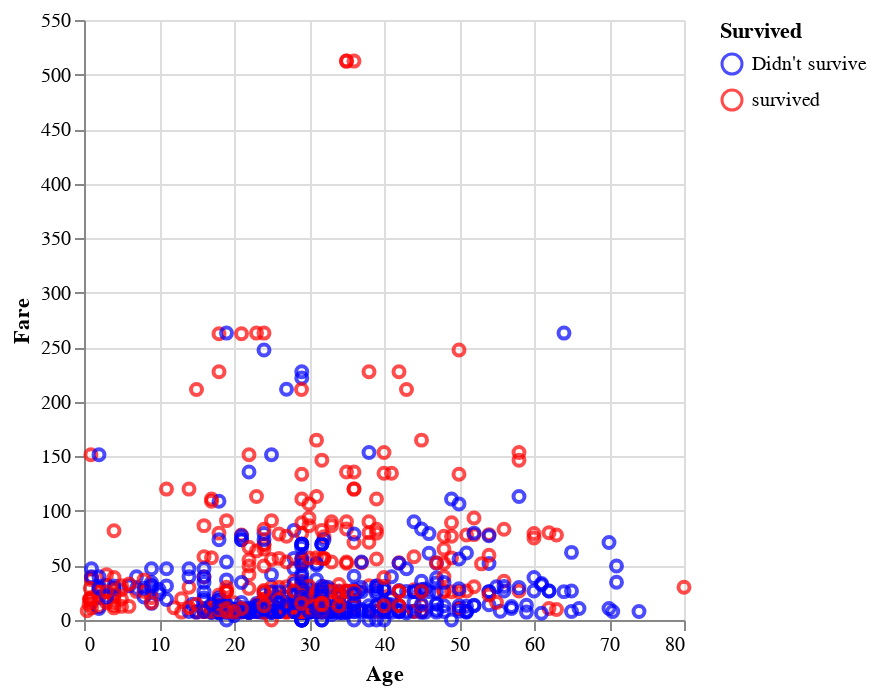

Notebook code for this chart:
### Code cell
alt.renderers.enable("html")


class Graph:
    def __init__(
        self, data: pd.DataFrame, map_values: Optional[Dict[str, Dict[str, Any]]] = None
    ) -> None:
        data = data.copy()

        if map_values:
            for key, value in map_values.items():
                data[key] = data[key].map(lambda col: value[col])

        self.__data = data

    def setting_colors(
        self, x: str, color: List[str] | str
    ) -> Tuple[pd.DataFrame, alt.Color]:

        # Color map.
        if isinstance(color, list):
            alt_color = (
                alt.Color(x).scale(range=color, reverse=True).legend(orient="right")
            )
        else:
            alt_color = (
                alt.Color(x).scale(scheme=color, reverse=True).legend(orient="right")
            )
        return alt_color

    def col_bar_char(
        self,
        x_column: str,
        group_by: str,
        color: List | str = "paired",
        width: int = 200,
        height: int = 200,
        title: Optional[str] = None,
        subtitle: Optional[str] = None,
        x_title: str | None = None,
        y_title: str | None = None,
    ):
        alt_color = self.setting_colors(x_column, color=color)

        data = self.__data

        x_title = x_title.title() if x_title else x_column.title()
        y_title = y_title.title() if y_title else "Number of Passengers"

        source = data.groupby(group_by)[x_column].value_counts().reset_index()

        grouped_bars = (
            alt.Chart(source)
            .mark_bar(cornerRadius=10)
            .encode(
                x=alt.X(x_column, title=x_title),
                y=alt.Y("count:Q", title=y_title),
                color=alt_color,
                column=group_by,
            )
            .encode(
                tooltip=[
                    alt.Tooltip(x_column, title=x_title),
                    alt.Tooltip("count", title=y_title),
                ],
            )
            .properties(
                width=width,
                height=height,
                title=alt.Title(
                    title if title else "",
                    fontSize=18,
                    subtitle=subtitle if subtitle else "",
                    subtitleFontSize=12,
                    # dy=-10,
                ),
            )
        )

        return grouped_bars

    def bar_chart(
        self,
        x_column: str,
        color: List | str = "paired",
        width: int = 200,
        height: int = 200,
        title: Optional[str] = None,
        subtitle: Optional[str] = None,
        x_title: str | None = None,
        y_title: str | None = None,
    ) -> alt.ChartDataType:  # Make copy then change column data to str

        alt_color = self.setting_colors(x_column, color=color)

        data = self.__data

        x_title = x_title.title() if x_title else x_column.title()
        y_title = y_title.title() if y_title else "Number of Passengers"

        # Return the alt chart
        bar_layer = (
            alt.Chart(data)
            .mark_bar(cornerRadius=10)
            .encode(
                x=alt.X(
                    x_column,
                    title=x_title,
                    axis=alt.Axis(grid=False, labelFontWeight="bold"),
                ),
                y=alt.Y(
                    "count()",
                    title=y_title,
                    axis=alt.Axis(grid=False, labelFontWeight="bold"),
                ),
                color=alt_color.legend(orient="right"),
                tooltip=[
                    alt.Tooltip(x_column, title=x_title),
                    alt.Tooltip("count()", title=y_title),
                ],
            )
            .properties(
                width=width,
                height=height,
                title=alt.Title(
                    title if title else "",
                    fontSize=18,
                    subtitle=subtitle if subtitle else "",
                    subtitleFontSize=12,
                    # dy=-10,
                ),
            )
        )

        text_layer = (
            alt.Chart(data)
            .mark_text(
                align="center",
                baseline="bottom",  # Align text to the bottom of its bounding box
                dy=-5,  # Adjust vertical position (negative for above the bar)
                fontSize=12,
                fontWeight="bold",
            )
            .encode(x=x_column, y="count()", text=alt.Text("count()"))
        )

        return bar_layer + text_layer  # .configure_view(

    def donut_chart(
        self,
        x: str,
        inner_radius: int = 50,
        color: List | str = "paired",
        width: int = 200,
        height: int = 200,
    ) -> alt.ChartDataType:

        data = self.__data

        value_counts = data[x].value_counts().reset_index()
        value_counts["count"] = (value_counts["count"] / data.shape[0]).round(3)

        donut_chart = (
            alt.Chart(value_counts)
            .mark_arc(innerRadius=inner_radius)
            .encode(
                theta="count",
                color=f"{x}:N",
                tooltip=[
                    alt.Tooltip(f"{x}".title()),
                    alt.Tooltip("count", title="Percentage"),
                ],
            )
            .properties(
                width=width,
                height=height,
            )
        )
        return donut_chart

    def scatter_chart(
        self,
        x: str,
        y: str,
        color_with: Optional[str] = None,
        width: int = 300,
        height: int = 300,
        title: Optional[str] = None,
        subtitle: Optional[str] = None,
        color: List[str] | str = "dark2",
    ):
        alt_color = None

        if color_with:
            alt_color = self.setting_colors(color_with, color=color)

        tooltips = (
            [alt.Tooltip(x), alt.Tooltip(y), alt.Tooltip(color_with)]
            if color_with
            else [alt.Tooltip(x), alt.Tooltip(y)]
        )

        encode_param = (
            dict(x="%s:Q" % x, y="%s:Q" % y, color=alt_color, tooltip=tooltips)
            if color_with
            else dict(x="%s:Q" % x, y="%s:Q" % y, tooltip=tooltips)
        )

        data = self.__data

        # Scatter Plot
        points = (
            alt.Chart(data)
            .mark_point()
            .encode(**encode_param)
            .properties(
                width=width,
                height=height,
                title=alt.Title(
                    title if title else "",
                    fontSize=18,
                    subtitle=subtitle if subtitle else "",
                    subtitleFontSize=12,
                ),
            )
        )

        points = points.configure_view(stroke=None)

        return points

    def concat(
        self,
        *args,
        use: Literal["vconcat", "hconcat"] = "vconcat",
        show_stroke: bool = False,
    ):
        if use == "vconcat":
            if show_stroke:
                return alt.vconcat(*args)
            return alt.vconcat(*args).configure_view(stroke=None)
        elif use == "hconcat":
            if show_stroke:
                return alt.hconcat(*args)
            return alt.hconcat(*args).configure_view(stroke=None)
        else:
            raise ValueError("Received invalid value `%s`" % use)


graph = Graph(
    visual_df,
    map_values={
        "Sex": {0: "Female (0)", 1: "Male (1)"},
        "Survived": {0: "Didn't survive", 1: "survived"},
    },
)
graph.bar_chart("Embarked")
donut = graph.donut_chart("Embarked")
col_bar = graph.scatter_chart(
    "Age", "Fare", color_with="Survived", color=["red", "blue"]
)
col_bar

# hconcat = graph.concat(bar, donut, use="hconcat", show_stroke=True)
# graph.concat(hconcat, col_bar, use="vconcat")
# col_bar

### Figure 1 — Vega-Lite specification as saved in the notebook (floating-point values rounded to 4 significant figures; data arrays with more than 128 entries replaced by an {"elided": "..."} marker saying what was removed)
{"config": {"view": {"continuousWidth": 300, "continuousHeight": 300, "stroke": null}}, "data": {"name": "data-d14a18c3905e1693f81043b21f7d7e86"}, "mark": {"type": "point"}, "encoding": {"color": {"field": "Survived", "legend": {"orient": "right"}, "scale": {"range": ["red", "blue"], "reverse": true}, "type": "nominal"}, "tooltip": [{"field": "Age", "type": "quantitative"}, {"field": "Fare", "type": "quantitative"}, {"field": "Survived", "type": "nominal"}], "x": {"field": "Age", "type": "quantitative"}, "y": {"field": "Fare", "type": "quantitative"}}, "height": 300, "title": {"text": "", "fontSize": 18, "subtitle": "", "subtitleFontSize": 12}, "width": 300, "$schema": "https://vega.github.io/schema/vega-lite/v5.20.1.json", "datasets": {"data-d14a18c3905e1693f81043b21f7d7e86": {"elided": "891 records"}}}
